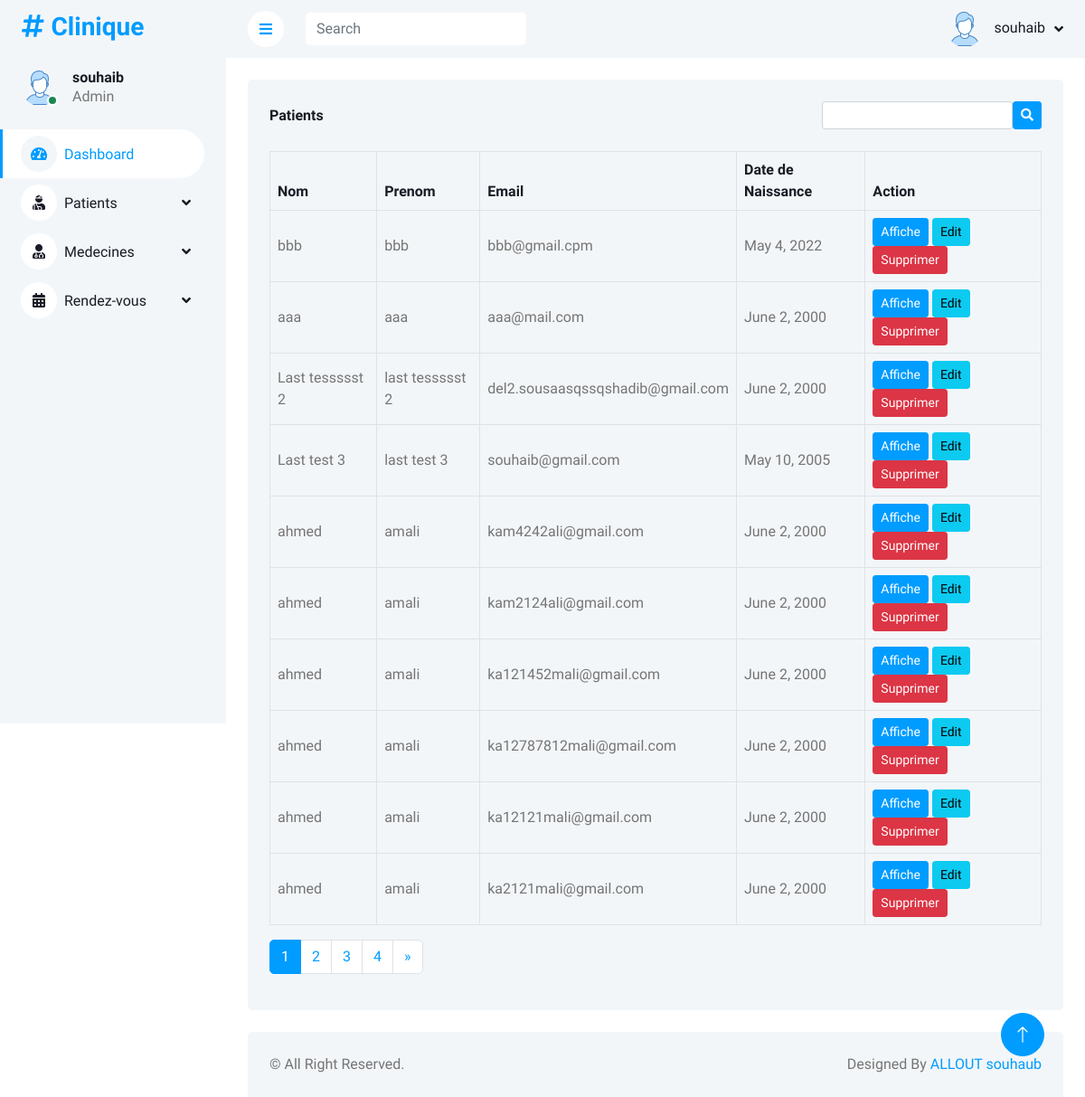
/patients/ (signed in), run on the app's committed database.
### allout_souhaib/models.py (models this page shows, shortened)
class Patient(models.Model):
    nom = models.CharField(max_length=45)
    prenom = models.CharField(max_length=45)
    email = models.CharField(max_length=45, unique=True)
    dateNaissance = models.DateField(null=True)

### allout_souhaib/views.py (the view)
# urls.py: path('patients/', views.patientsindex),
def patientsindex(request):
    if request.user.is_authenticated == False:
        return redirect('/login')
    patients = Patient.objects.order_by('-id').all()
    p = Paginator(patients, 10)
    page_number = request.GET.get('page')
    try:
        page_obj = p.get_page(page_number)
    except PageNotAnInteger:
        page_obj = p.page(1)
    except EmptyPage:
        page_obj = p.page(p.num_pages)
    context = {'page_obj': page_obj, 'page': p, 'title': 'liste des patients'}
    return render(request, "patients/index.html", context)

### templates/patients/index.html (shortened to what this page needs)
<!DOCTYPE html>
<html lang="en">
<head>
    {% include 'includes/cssfiles.html' %}
</head>
<body>
<div class="container-xxl position-relative bg-white d-flex p-0">
    {% include 'includes/sidebar.html' %}
    <div class="content">
        {% include 'includes/header.html' %}
        <div class="container-fluid pt-4 px-4">
            <div class="bg-light text-center rounded p-4">
                <div class="d-flex align-items-center justify-content-between mb-4">
                    <h6 class="mb-0">Patients</h6>
                    <form method="get" action="/patients/search" class="d-flex align-items-center  ">
                        <div class="form-outline">
                            <input type="search" name="search_text" class="form-control form-control-sm"/>
                        </div>
                        <button type="submit" class="btn btn-sm btn-primary">
                            <i class="fas fa-search"></i>
                        </button>
                    </form>
                </div>
                <div class="table-responsive">
                    <table class="table text-start align-middle table-bordered table-hover mb-0">
                        <thead>
                        <tr class="text-dark">
                            <th scope="col">Nom</th>
                            <th scope="col">Prenom</th>
                            <th scope="col">Email</th>
                            <th scope="col">Date de Naissance</th>
                            <th scope="col">Action</th>
                        </tr>
                        </thead>
                        <tbody>
                        {% for p in page_obj.object_list %}
                            <tr>
                                <td>{{ p.nom }}</td>
                                <td>{{ p.prenom }}</td>
                                <td>{{ p.email }}</td>
                                <td>{{ p.dateNaissance }}</td>
                                <td>
                                    <a href="/patients/details/{{ p.id }}" class="btn btn-sm btn-primary">Affiche</a>
                                    <a href="/patients/edit/{{ p.id }}" class="btn btn-sm btn-info">Edit</a>
                                    <p href="/patients/delete/{{ p.id }}" class="btn btn-sm btn-danger mb-0 delete"
                                       target_id="{{ p.id }}">Supprimer</p>
                                </td>
                            </tr>
                        {% endfor %}
                        </tbody>
                    </table>
                    <nav aria-label="Page navigation example">
                        <ul class="pagination mt-3">
                            {% for p in page.page_range %}
                            <li class="page-item {% if p == page_obj.number%} active {% endif %}"><a class="page-link"
                                                            href="?page={{ p }}">{{p}}</a>
                            </li>
                            {% endfor %}
                            {% if page_obj.has_next %}
                                <li class="page-item">
                                    <a class="page-link" href="?page={{ page_obj.next_page_number }}" aria-label="Next">
                                        <span aria-hidden="true">&raquo;</span>
                                    </a>
                                </li>
                            {% endif %}
                        </ul>
                    </nav>
                </div>
            </div>
        </div>
        {% include 'includes/footer.html' %}
    </div>
    <a href="#" class="btn btn-lg btn-primary btn-lg-square back-to-top"><i class="bi bi-arrow-up"></i></a>
</div>
</body>
</html>

### templates/includes/sidebar.html (shortened to what this page needs)
{% load static %}
<div class="sidebar pe-4 pb-3">
    <nav class="navbar bg-light navbar-light">
        <a href="index.html" class="navbar-brand mx-4 mb-3">
            <h3 class="text-primary"><i class="fa fa-hashtag me-2"></i>Clinique</h3>
        </a>
        <div class="d-flex align-items-center ms-4 mb-4">
            <div class="position-relative">
                <img class="rounded-circle" src="{% static 'user_images/default.png' %}" alt="" style="width: 40px; height: 40px;">
                <div class="bg-success rounded-circle border border-2 border-white position-absolute end-0 bottom-0 p-1"></div>
            </div>
            <div class="ms-3">
                <h6 class="mb-0">{{ user.username }}</h6>
                <span>Admin</span>
            </div>
        </div>
        <div class="navbar-nav w-100">
            <a href="/" class="nav-item nav-link active"><i class="fa fa-tachometer-alt me-2"></i>Dashboard</a>
            <div class="nav-item dropdown">
                <a href="#" class="nav-link dropdown-toggle" data-bs-toggle="dropdown"><i class="fa fa-user-injured me-2"></i>Patients</a>
            </div>
            <div class="nav-item dropdown">
                <a href="#" class="nav-link dropdown-toggle" data-bs-toggle="dropdown"><i class="fas fa-user-md me-2"></i>Medecines</a>
            </div>
            <div class="nav-item dropdown">
                <a href="#" class="nav-link dropdown-toggle" data-bs-toggle="dropdown"><i class="fa fa-calendar-alt me-2"></i>Rendez-vous</a>
            </div>
        </div>
    </nav>
</div>

### templates/includes/header.html (shortened to what this page needs)
{% load static %}
<nav class="navbar navbar-expand bg-light navbar-light sticky-top px-4 py-0">
                <a href="#" class="sidebar-toggler flex-shrink-0">
                    <i class="fa fa-bars"></i>
                </a>
                <form class="d-none d-md-flex ms-4">
                    <input class="form-control border-0" type="search" placeholder="Search">
                </form>
                <div class="navbar-nav align-items-center ms-auto">
                    <div class="nav-item dropdown">
                        <a href="#" class="nav-link dropdown-toggle" data-bs-toggle="dropdown">
                            <img class="rounded-circle me-lg-2" src="{% static 'user_images/default.png' %}" alt="" style="width: 40px; height: 40px;">
                            <span class="d-none d-lg-inline-flex">{{ user.username }}</span>
                        </a>
                    </div>
                </div>
            </nav>

### allout_souhaib/static/css/style.css (style rules this page uses)
:root { --primary: #009CFF; --light: #F3F6F9; --dark: #191C24; }
.back-to-top { position: fixed; display: none; right: 45px; bottom: 45px; z-index: 99; }
.btn { transition: .5s; }
.btn.btn-primary { color: #FFFFFF; }
.btn-lg-square { width: 48px; height: 48px; }
.btn-square, .btn-sm-square, .btn-lg-square { padding: 0; display: inline-flex; align-items: center; justify-content: center; font-weight: normal; border-radius: 50px; }
.sidebar { position: fixed; top: 0; left: 0; bottom: 0; width: 250px; height: 100vh; overflow-y: auto; background: var(--light); transition: 0.5s; z-index: 999; }
.content { margin-left: 250px; min-height: 100vh; background: #FFFFFF; transition: 0.5s; }
@media (min-width: 992px) { .sidebar { margin-left: 0; } }
@media (min-width: 992px) { .content { width: calc(100% - 250px); } }
.sidebar .navbar .navbar-nav .nav-link { padding: 7px 20px; color: var(--dark); font-weight: 500; border-left: 3px solid var(--light); border-radius: 0 30px 30px 0; outline: none; }
.sidebar .navbar .navbar-nav .nav-link:hover, .sidebar .navbar .navbar-nav .nav-link.active { color: var(--primary); background: #FFFFFF; border-color: var(--primary); }
.sidebar .navbar .navbar-nav .nav-link i { width: 40px; height: 40px; display: inline-flex; align-items: center; justify-content: center; background: #FFFFFF; border-radius: 40px; }
.sidebar .navbar .navbar-nav .nav-link:hover i, .sidebar .navbar .navbar-nav .nav-link.active i { background: var(--light); }
.sidebar .navbar .dropdown-toggle::after { position: absolute; top: 15px; right: 15px; border: none; content: "\f107"; font-family: "Font Awesome 5 Free"; font-weight: 900; transition: .5s; }
.content .navbar .navbar-nav .nav-link { margin-left: 25px; padding: 12px 0; color: var(--dark); outline: none; }
.content .navbar .sidebar-toggler, .content .navbar .navbar-nav .nav-link i { width: 40px; height: 40px; display: inline-flex; align-items: center; justify-content: center; background: #FFFFFF; border-radius: 40px; }
.content .navbar .dropdown-toggle::after { margin-left: 6px; vertical-align: middle; border: none; content: "\f107"; font-family: "Font Awesome 5 Free"; font-weight: 900; transition: .5s; }

### data on the page
Patient: nom "bbb", prenom "bbb", email "bbb@gmail.cpm", dateNaissance "May 4, 2022"
Patient: nom "aaa", prenom "aaa", email "aaa@mail.com", dateNaissance "June 2, 2000"
Patient: nom "Last tessssst 2", prenom "last tessssst 2", email "del2.sousaasqssqshadib@gmail.com", dateNaissance "June 2, 2000"
Patient: nom "Last test 3", prenom "last test 3", email "souhaib@gmail.com", dateNaissance "May 10, 2005"
Patient: nom "ahmed", prenom "amali", email "kam4242ali@gmail.com", dateNaissance "June 2, 2000"
Patient: nom "ahmed", prenom "amali", email "kam2124ali@gmail.com", dateNaissance "June 2, 2000"
Patient: nom "ahmed", prenom "amali", email "ka121452mali@gmail.com", dateNaissance "June 2, 2000"
Patient: nom "ahmed", prenom "amali", email "ka12787812mali@gmail.com", dateNaissance "June 2, 2000"
Patient: nom "ahmed", prenom "amali", email "ka12121mali@gmail.com", dateNaissance "June 2, 2000"
Patient: nom "ahmed", prenom "amali", email "ka2121mali@gmail.com", dateNaissance "June 2, 2000"

### other printed values
{{ user.username }} "souhaib"
{{ p }} "1" "2" "3" "4"
